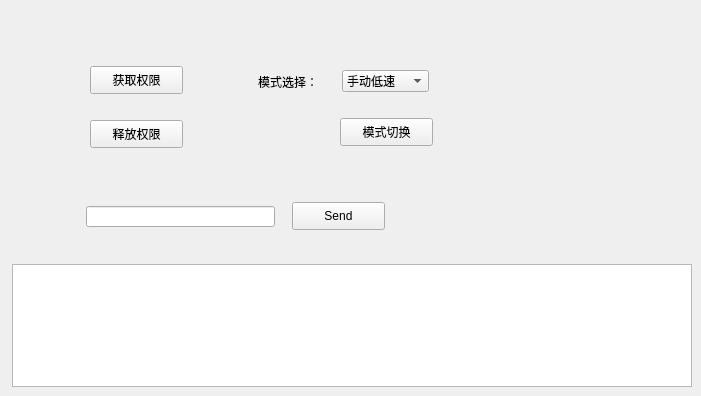
     <widget class="QWidget" name="tab_82">
      <attribute name="title">
       <string>模式切换</string>
      </attribute>
      <widget class="QPushButton" name="getPermButton">
       <property name="geometry">
        <rect>
         <x>90</x>
         <y>66</y>
         <width>93</width>
         <height>28</height>
        </rect>
       </property>
       <property name="text">
        <string>获取权限</string>
       </property>
      </widget>
      <widget class="QPushButton" name="freePermButton">
       <property name="geometry">
        <rect>
         <x>90</x>
         <y>120</y>
         <width>93</width>
         <height>28</height>
        </rect>
       </property>
       <property name="text">
        <string>释放权限</string>
       </property>
      </widget>
      <widget class="QComboBox" name="mode_comboBox">
       <property name="geometry">
        <rect>
         <x>342</x>
         <y>70</y>
         <width>87</width>
         <height>22</height>
        </rect>
       </property>
       <item>
        <property name="text">
         <string>手动低速</string>
        </property>
       </item>
       <item>
        <property name="text">
         <string>手动全速</string>
        </property>
       </item>
       <item>
        <property name="text">
         <string>自动</string>
        </property>
       </item>
      </widget>
      <widget class="QLabel" name="label_940">
       <property name="geometry">
        <rect>
         <x>258</x>
         <y>74</y>
         <width>72</width>
         <height>15</height>
        </rect>
       </property>
       <property name="text">
        <string>模式选择：</string>
       </property>
      </widget>
      <widget class="QPushButton" name="swModeButton">
       <property name="geometry">
        <rect>
         <x>340</x>
         <y>118</y>
         <width>93</width>
         <height>28</height>
        </rect>
       </property>
       <property name="text">
        <string>模式切换</string>
       </property>
      </widget>
      <widget class="QLineEdit" name="cmdLineEdit">
       <property name="geometry">
        <rect>
         <x>86</x>
         <y>206</y>
         <width>189</width>
         <height>21</height>
        </rect>
       </property>
      </widget>
      <widget class="QPushButton" name="sendShell_btn">
       <property name="geometry">
        <rect>
         <x>292</x>
         <y>202</y>
         <width>93</width>
         <height>28</height>
        </rect>
       </property>
       <property name="text">
        <string>Send</string>
       </property>
      </widget>
      <widget class="QListWidget" name="shell_answer">
       <property name="geometry">
        <rect>
         <x>12</x>
         <y>264</y>
         <width>680</width>
         <height>123</height>
        </rect>
       </property>
      </widget>
     </widget>
